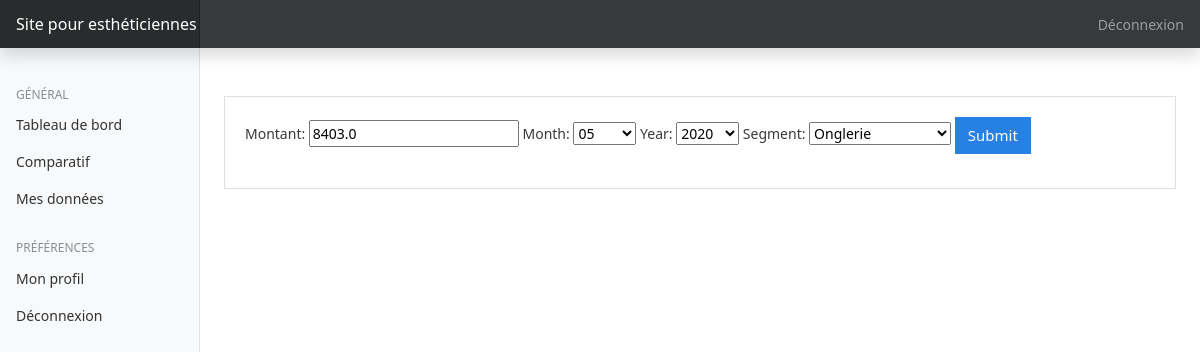
/edit_ca/24/ (signed in), run on the app's committed database.
### accounts/models.py (models this page shows, shortened)
class CA(models.Model):
    SEGMENT = (
        ('Onglerie', 'Onglerie'),
        ('Epilation', 'Epilation'),
        ('Prestations corps', 'Prestations corps'),
        ('Prestations visage', 'Prestations visage'),
        ('Maquillage', 'Maquillage')
    )
    YEAR = tuple((str(i), str(i)) for i in range(
        2010, int(datetime.date.today().strftime("%Y")) + 1))  # Obtenir la liste des années en format string de 2010 à aujourd'hui.
    MONTH = (("01", "01"), ("02", "02"), ("03", "03"), ("04", "04"), ("05", "05"), ("06", "06"),
             ("07", "07"), ("08", "08"), ("09",
                                          "09"), ("10", "10"), ("11", "11"), ("12", "12")
             )
    month = models.CharField(max_length=200, null=True, choices=MONTH)
    year = models.CharField(max_length=200, null=True, choices=YEAR)
    montant = models.FloatField(null=True)
    company = models.CharField(max_length=200, null=True)
    author = models.ForeignKey(to=User, null=True,
                               on_delete=models.CASCADE)
    segment = models.CharField(max_length=200, null=True, choices=SEGMENT)
    date_created = models.DateTimeField(auto_now_add=True, null=True)
    date = models.DateTimeField(null=True)

### accounts/views.py (the view)
# urls.py: path('edit_ca/<str:pk>/', views.editCA, name="edit_ca"),
@login_required(login_url='login')
def editCA(request, pk):
    ca = CA.objects.get(id=pk)
    form = CAForm(instance=ca)
    if request.method == 'POST':
        form = CAForm(request.POST, instance=ca)
        if form.is_valid():
            form.save()
            return redirect('/mescomptes')
    context = {'form': form}
    return render(request, 'accounts/add_ca.html', context)

### accounts/forms.py
class CAForm(ModelForm):
    class Meta:
        model = CA
        fields = ('montant', 'month', 'year', 'segment')

### templates/accounts/add_ca.html (shortened to what this page needs)
{% extends 'base.html' %} {% block content %}
<div class="card">
    <div class="card-body">
      <form action="" method="POST">
          {{form}}
        <input
          type="submit"
          value="Submit"
          class="btn btn-primary btn-primary-sm"
        />
      </form>
    </div>
  </div>
</div>
{% endblock %}

### esthsite/static/css/dashboard.css (style rules this page uses)
body { font-size: 0.875rem; }

### data on the page
CA: montant "8403.0", month "05", year "2020", segment "Onglerie"
